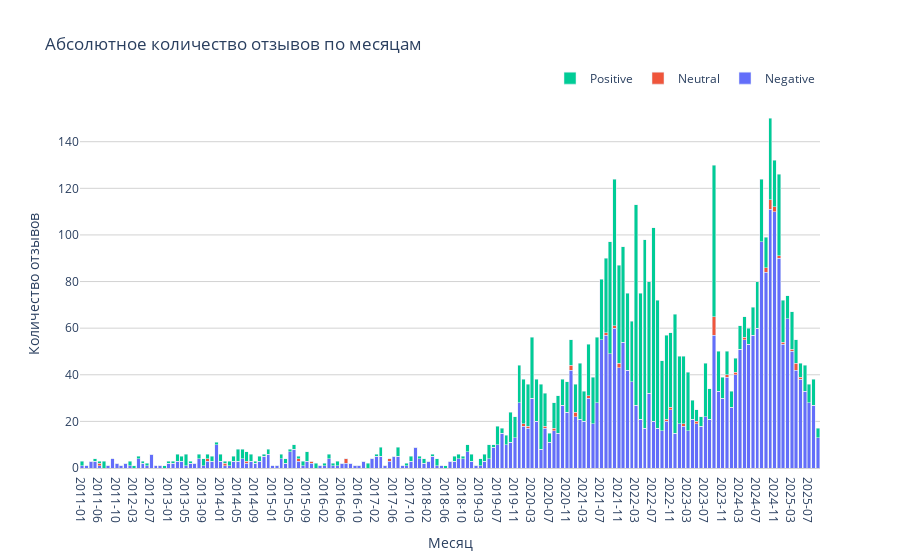

This figure's notebook cell:
### Code cell
# Преобразуем дату в формат 'Год-Месяц' для группировки
df['year_month_absolute'] = df['date'].dt.strftime('%Y-%m')

# --- 2. Агрегация данных ---
# Группируем данные и считаем количество (абсолютные значения).
# Шаг с расчетом процентов здесь не нужен.
sentiment_counts = pd.crosstab(
    index=df['year_month_absolute'],
    columns=df['sentiment']
).fillna(0)

# --- 3. Визуализация с помощью Plotly ---

# # Определяем цвета
# colors = {
#     'Negative': '#594138', # Темно-коричневый
#     'Neutral': '#E9E0D2',  # Светло-бежевый
#     'Positive': '#E9A431'  # Желто-оранжевый
# }

# Создаем объект фигуры
fig = go.Figure()

# Добавляем на график отдельный столбец (bar) для каждого типа настроения
# Обратите внимание, что в 'y' и 'text' мы передаем абсолютные значения из sentiment_counts
for sentiment_type in sentiment_counts.columns:
    fig.add_trace(go.Bar(
        x=sentiment_counts.index,
        y=sentiment_counts[sentiment_type],
        name=sentiment_type,
        # marker_color=colors.get(sentiment_type, '#CCCCCC'),
        # В качестве текста отображаем само значение (количество)
        text=sentiment_counts[sentiment_type],
        textposition='inside',
        insidetextanchor='middle',
        textfont=dict(size=14, color='white')
    ))

# --- 4. Настройка внешнего вида графика ---
fig.update_layout(
    barmode='stack',
    title_text='Абсолютное количество отзывов по месяцам',
    xaxis_title='Месяц',
    yaxis_title='Количество отзывов', # Теперь ось Y показывает количество
    plot_bgcolor='white',
    xaxis=dict(
        showline=True,
        linewidth=1,
        linecolor='lightgrey',
        type='category'
    ),
    yaxis=dict(
        # В отличие от процентного графика, здесь полезно видеть сетку и значения
        showgrid=True,
        gridcolor='lightgray'
    ),
    legend=dict(
        orientation='h',
        yanchor='bottom',
        y=1.02,
        xanchor='right',
        x=1
    ),
    # Скрываем текст, если он не помещается в сегмент
    uniformtext_minsize=8,
    uniformtext_mode='hide'
)

# Показываем график
fig.show()

### Figure 1 — Plotly figure (JSON) as saved in the notebook; plotly's stock layout.template omitted (floating-point values rounded to 4 significant figures; data arrays with more than 128 entries replaced by an {"elided": "..."} marker saying what was removed)
{"data": [{"insidetextanchor": "middle", "name": "Negative", "text": {"elided": "171 float values"}, "textfont": {"color": "white", "size": 14}, "textposition": "inside", "type": "bar", "x": {"elided": "171 str values"}, "y": {"elided": "171 int values"}}, {"insidetextanchor": "middle", "name": "Neutral", "text": {"elided": "171 float values"}, "textfont": {"color": "white", "size": 14}, "textposition": "inside", "type": "bar", "x": {"elided": "171 str values"}, "y": {"elided": "171 int values"}}, {"insidetextanchor": "middle", "name": "Positive", "text": {"elided": "171 float values"}, "textfont": {"color": "white", "size": 14}, "textposition": "inside", "type": "bar", "x": {"elided": "171 str values"}, "y": {"elided": "171 int values"}}], "layout": {"barmode": "stack", "legend": {"orientation": "h", "x": 1, "xanchor": "right", "y": 1.02, "yanchor": "bottom"}, "plot_bgcolor": "white", "title": {"text": "Абсолютное количество отзывов по месяцам"}, "uniformtext": {"minsize": 8, "mode": "hide"}, "xaxis": {"linecolor": "lightgrey", "linewidth": 1, "showline": true, "title": {"text": "Месяц"}, "type": "category"}, "yaxis": {"gridcolor": "lightgray", "showgrid": true, "title": {"text": "Количество отзывов"}}}}
